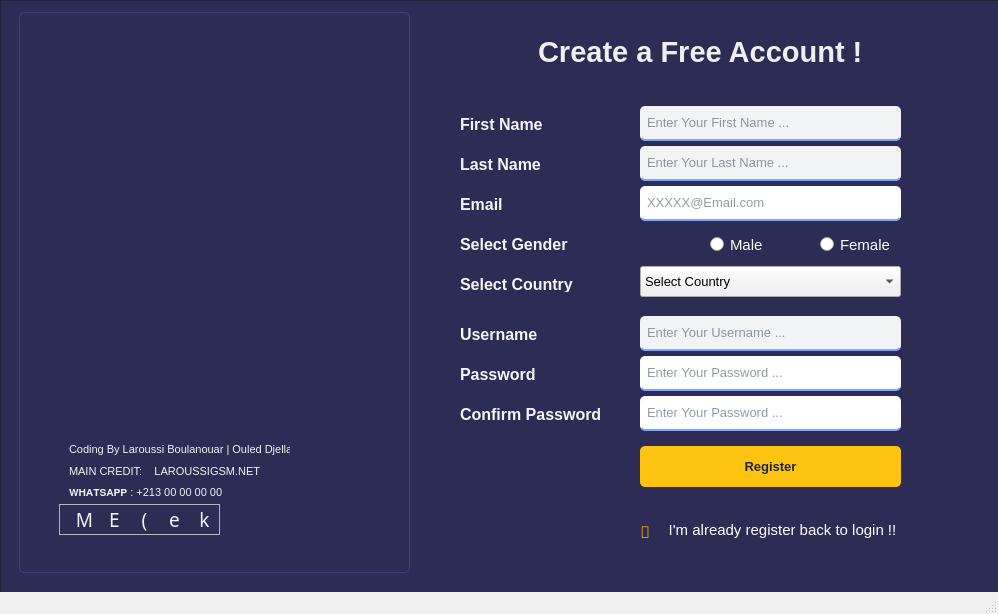
<?xml version="1.0" encoding="UTF-8"?>
<ui version="4.0">
 <class>MainWindow</class>
 <widget class="QMainWindow" name="MainWindow">
  <property name="geometry">
   <rect>
    <x>0</x>
    <y>0</y>
    <width>998</width>
    <height>614</height>
   </rect>
  </property>
  <property name="windowTitle">
   <string>MainWindow</string>
  </property>
  <property name="windowIcon">
   <iconset>
    <normaloff>:/icons/group.png</normaloff>:/icons/group.png</iconset>
  </property>
  <widget class="QWidget" name="centralwidget">
   <widget class="QFrame" name="Container">
    <property name="geometry">
     <rect>
      <x>0</x>
      <y>0</y>
      <width>1021</width>
      <height>631</height>
     </rect>
    </property>
    <property name="font">
     <font>
      <pointsize>7</pointsize>
     </font>
    </property>
    <property name="styleSheet">
     <string notr="true">
QFrame#Container{
	background-color:#2c2c54;
}</string>
    </property>
    <property name="frameShape">
     <enum>QFrame::StyledPanel</enum>
    </property>
    <property name="frameShadow">
     <enum>QFrame::Plain</enum>
    </property>
    <widget class="QGroupBox" name="groupBox_left">
     <property name="geometry">
      <rect>
       <x>19</x>
       <y>12</y>
       <width>391</width>
       <height>561</height>
      </rect>
     </property>
     <property name="autoFillBackground">
      <bool>false</bool>
     </property>
     <property name="styleSheet">
      <string notr="true">QGroupBox#groupBox_left{
border-radius:5px;
border:1px solid #40407a;
}</string>
     </property>
     <property name="title">
      <string/>
     </property>
     <widget class="QFrame" name="frame_5">
      <property name="geometry">
       <rect>
        <x>40</x>
        <y>492</y>
        <width>161</width>
        <height>31</height>
       </rect>
      </property>
      <property name="styleSheet">
       <string notr="true">background-color: none;</string>
      </property>
      <property name="frameShape">
       <enum>QFrame::StyledPanel</enum>
      </property>
      <property name="frameShadow">
       <enum>QFrame::Raised</enum>
      </property>
      <widget class="QPushButton" name="pushButton_7">
       <property name="geometry">
        <rect>
         <x>70</x>
         <y>0</y>
         <width>31</width>
         <height>31</height>
        </rect>
       </property>
       <property name="font">
        <font>
         <family>Social Media Circled</family>
         <pointsize>14</pointsize>
        </font>
       </property>
       <property name="cursor">
        <cursorShape>PointingHandCursor</cursorShape>
       </property>
       <property name="styleSheet">
        <string notr="true">QPushButton{
   color: #f1f2f6;
   border:0;
}
QPushButton::pressed{
	padding-left:5px;
	padding-top: 3px;
}</string>
       </property>
       <property name="text">
        <string>(</string>
       </property>
      </widget>
      <widget class="QPushButton" name="pushButton_4">
       <property name="geometry">
        <rect>
         <x>100</x>
         <y>0</y>
         <width>31</width>
         <height>31</height>
        </rect>
       </property>
       <property name="font">
        <font>
         <family>Social Media Circled</family>
         <pointsize>14</pointsize>
        </font>
       </property>
       <property name="cursor">
        <cursorShape>PointingHandCursor</cursorShape>
       </property>
       <property name="styleSheet">
        <string notr="true">QPushButton{
   color: #f1f2f6;
   border:0;
}
QPushButton::pressed{
	padding-left:5px;
	padding-top: 3px;
}</string>
       </property>
       <property name="text">
        <string>e</string>
       </property>
      </widget>
      <widget class="QPushButton" name="pushButton_8">
       <property name="geometry">
        <rect>
         <x>10</x>
         <y>0</y>
         <width>31</width>
         <height>31</height>
        </rect>
       </property>
       <property name="font">
        <font>
         <family>Social Media Circled</family>
         <pointsize>14</pointsize>
        </font>
       </property>
       <property name="cursor">
        <cursorShape>PointingHandCursor</cursorShape>
       </property>
       <property name="styleSheet">
        <string notr="true">QPushButton{
   color: #f1f2f6;
   border:0;
}
QPushButton::pressed{
	padding-left:5px;
	padding-top: 3px;
}</string>
       </property>
       <property name="text">
        <string>M</string>
       </property>
      </widget>
      <widget class="QPushButton" name="pushButton_9">
       <property name="geometry">
        <rect>
         <x>130</x>
         <y>0</y>
         <width>31</width>
         <height>31</height>
        </rect>
       </property>
       <property name="font">
        <font>
         <family>Social Media Circled</family>
         <pointsize>14</pointsize>
        </font>
       </property>
       <property name="cursor">
        <cursorShape>PointingHandCursor</cursorShape>
       </property>
       <property name="styleSheet">
        <string notr="true">QPushButton{
   color:#f1f2f6;
   border:0;
}
QPushButton::pressed{
	padding-left:5px;
	padding-top: 3px;
}</string>
       </property>
       <property name="text">
        <string>k</string>
       </property>
      </widget>
      <widget class="QPushButton" name="pushButton_10">
       <property name="geometry">
        <rect>
         <x>40</x>
         <y>0</y>
         <width>31</width>
         <height>31</height>
        </rect>
       </property>
       <property name="font">
        <font>
         <family>Social Media Circled</family>
         <pointsize>14</pointsize>
        </font>
       </property>
       <property name="cursor">
        <cursorShape>PointingHandCursor</cursorShape>
       </property>
       <property name="styleSheet">
        <string notr="true">QPushButton{
   color: #f1f2f6;
   border:0;
}
QPushButton::pressed{
	padding-left:5px;
	padding-top: 3px;
}</string>
       </property>
       <property name="text">
        <string>E</string>
       </property>
      </widget>
     </widget>
     <widget class="QFrame" name="frame_info">
      <property name="geometry">
       <rect>
        <x>40</x>
        <y>430</y>
        <width>241</width>
        <height>81</height>
       </rect>
      </property>
      <property name="styleSheet">
       <string notr="true">QFrame#frame_info{
border-radius:5px;
background-color:0;
}</string>
      </property>
      <property name="frameShape">
       <enum>QFrame::StyledPanel</enum>
      </property>
      <property name="frameShadow">
       <enum>QFrame::Raised</enum>
      </property>
      <widget class="QLabel" name="label_6">
       <property name="geometry">
        <rect>
         <x>10</x>
         <y>40</y>
         <width>211</width>
         <height>21</height>
        </rect>
       </property>
       <property name="font">
        <font>
         <family>Yu Gothic UI</family>
         <pointsize>8</pointsize>
         <weight>50</weight>
         <bold>false</bold>
        </font>
       </property>
       <property name="styleSheet">
        <string notr="true">color:#f1f2f6;
</string>
       </property>
       <property name="text">
        <string>𝗪𝗛𝗔𝗧𝗦𝗔𝗣𝗣 : +213 00 00 00 00</string>
       </property>
      </widget>
      <widget class="QLabel" name="label_5">
       <property name="geometry">
        <rect>
         <x>10</x>
         <y>19</y>
         <width>211</width>
         <height>21</height>
        </rect>
       </property>
       <property name="font">
        <font>
         <family>Yu Gothic UI</family>
         <pointsize>8</pointsize>
         <weight>50</weight>
         <bold>false</bold>
        </font>
       </property>
       <property name="styleSheet">
        <string notr="true">color: #f1f2f6;
</string>
       </property>
       <property name="text">
        <string>MAIN CREDIT:    LAROUSSIGSM.NET</string>
       </property>
      </widget>
      <widget class="QLabel" name="label_4">
       <property name="geometry">
        <rect>
         <x>10</x>
         <y>-3</y>
         <width>221</width>
         <height>21</height>
        </rect>
       </property>
       <property name="font">
        <font>
         <family>Yu Gothic UI</family>
         <pointsize>8</pointsize>
         <weight>50</weight>
         <bold>false</bold>
        </font>
       </property>
       <property name="styleSheet">
        <string notr="true">color: #f1f2f6;
</string>
       </property>
       <property name="text">
        <string>Coding By Laroussi Boulanouar | Ouled Djellal </string>
       </property>
      </widget>
     </widget>
     <widget class="QWidget" name="widget" native="true">
      <property name="geometry">
       <rect>
        <x>60</x>
        <y>70</y>
        <width>251</width>
        <height>251</height>
       </rect>
      </property>
      <property name="styleSheet">
       <string notr="true">background-image: url(:/images/Images/user.png);</string>
      </property>
     </widget>
    </widget>
    <widget class="QFrame" name="frame_2">
     <property name="geometry">
      <rect>
       <x>400</x>
       <y>6</y>
       <width>551</width>
       <height>561</height>
      </rect>
     </property>
     <property name="cursor">
      <cursorShape>ArrowCursor</cursorShape>
     </property>
     <property name="styleSheet">
      <string notr="true">QFrame#frame_2{
border-radius:5px;
background-color: 0;
}</string>
     </property>
     <property name="frameShape">
      <enum>QFrame::StyledPanel</enum>
     </property>
     <property name="frameShadow">
      <enum>QFrame::Raised</enum>
     </property>
     <widget class="QLabel" name="label_2">
      <property name="geometry">
       <rect>
        <x>130</x>
        <y>20</y>
        <width>361</width>
        <height>51</height>
       </rect>
      </property>
      <property name="font">
       <font>
        <family>MS Shell Dlg 2</family>
        <pointsize>22</pointsize>
        <weight>75</weight>
        <bold>true</bold>
       </font>
      </property>
      <property name="styleSheet">
       <string notr="true">color: rgb(239, 239, 239);</string>
      </property>
      <property name="text">
       <string> Create a Free Account !</string>
      </property>
     </widget>
     <widget class="QPushButton" name="Reg_Btn">
      <property name="geometry">
       <rect>
        <x>240</x>
        <y>440</y>
        <width>261</width>
        <height>41</height>
       </rect>
      </property>
      <property name="font">
       <font>
        <pointsize>10</pointsize>
        <weight>75</weight>
        <bold>true</bold>
        <stylestrategy>PreferDefault</stylestrategy>
        <kerning>false</kerning>
       </font>
      </property>
      <property name="cursor">
       <cursorShape>PointingHandCursor</cursorShape>
      </property>
      <property name="contextMenuPolicy">
       <enum>Qt::NoContextMenu</enum>
      </property>
      <property name="toolTip">
       <string>Laroussi </string>
      </property>
      <property name="styleSheet">
       <string notr="true">QPushButton{
  background-color: #FFC312;
  color: #1e272e;
  border-radius: 5px;
}
QPushButton::pressed{
	padding-left:5px;
	padding-top: 5px;
	background-color: rgb(163, 228, 215);
}</string>
      </property>
      <property name="text">
       <string>Register</string>
      </property>
     </widget>
     <widget class="QLineEdit" name="Reg_username">
      <property name="geometry">
       <rect>
        <x>240</x>
        <y>100</y>
        <width>261</width>
        <height>35</height>
       </rect>
      </property>
      <property name="minimumSize">
       <size>
        <width>231</width>
        <height>0</height>
       </size>
      </property>
      <property name="font">
       <font>
        <pointsize>10</pointsize>
        <weight>50</weight>
        <bold>false</bold>
       </font>
      </property>
      <property name="acceptDrops">
       <bool>true</bool>
      </property>
      <property name="styleSheet">
       <string notr="true">background-color: rgb(242, 243, 244);
color: #273746 ;
border: none;
border-bottom: 2px solid rgb(125, 168, 255);
border-radius: 5px;
padding: 5px;
padding-left: 5px;</string>
      </property>
      <property name="frame">
       <bool>true</bool>
      </property>
      <property name="placeholderText">
       <string>Enter Your First Name ...</string>
      </property>
     </widget>
     <widget class="QLineEdit" name="Reg_password">
      <property name="geometry">
       <rect>
        <x>240</x>
        <y>350</y>
        <width>261</width>
        <height>35</height>
       </rect>
      </property>
      <property name="minimumSize">
       <size>
        <width>231</width>
        <height>0</height>
       </size>
      </property>
      <property name="font">
       <font>
        <pointsize>10</pointsize>
       </font>
      </property>
      <property name="acceptDrops">
       <bool>true</bool>
      </property>
      <property name="styleSheet">
       <string notr="true">background-color: rgb(255, 255, 255);
color: #273746 ;
border: none;
border-bottom: 2px solid rgb(125, 168, 255);
border-radius: 5px;
padding: 5px;
padding-left: 5px;</string>
      </property>
      <property name="echoMode">
       <enum>QLineEdit::Password</enum>
      </property>
      <property name="placeholderText">
       <string>Enter Your Password ...</string>
      </property>
     </widget>
     <widget class="QLineEdit" name="Reg_email">
      <property name="geometry">
       <rect>
        <x>240</x>
        <y>180</y>
        <width>261</width>
        <height>35</height>
       </rect>
      </property>
      <property name="minimumSize">
       <size>
        <width>231</width>
        <height>0</height>
       </size>
      </property>
      <property name="font">
       <font>
        <pointsize>10</pointsize>
       </font>
      </property>
      <property name="acceptDrops">
       <bool>true</bool>
      </property>
      <property name="styleSheet">
       <string notr="true">background-color: rgb(255, 255, 255);
color: #273746 ;
border: none;
border-bottom: 2px solid rgb(125, 168, 255);
border-radius: 5px;
padding: 5px;
padding-left: 5px;</string>
      </property>
      <property name="echoMode">
       <enum>QLineEdit::Normal</enum>
      </property>
      <property name="placeholderText">
       <string>XXXXX@Email.com</string>
      </property>
     </widget>
     <widget class="QPushButton" name="backLogin_Button">
      <property name="geometry">
       <rect>
        <x>262</x>
        <y>512</y>
        <width>241</width>
        <height>23</height>
       </rect>
      </property>
      <property name="font">
       <font>
        <pointsize>11</pointsize>
        <weight>50</weight>
        <bold>false</bold>
       </font>
      </property>
      <property name="cursor">
       <cursorShape>PointingHandCursor</cursorShape>
      </property>
      <property name="styleSheet">
       <string notr="true">QPushButton{
  background-color: 0;
	color: rgb(255, 255, 255);
  border-radius: 5px;
}
QPushButton::pressed{
	padding-left:5px;
	padding-top: 3px;
}</string>
      </property>
      <property name="text">
       <string>I'm already register back to login !!</string>
      </property>
     </widget>
     <widget class="QPushButton" name="pushButton">
      <property name="geometry">
       <rect>
        <x>230</x>
        <y>510</y>
        <width>31</width>
        <height>31</height>
       </rect>
      </property>
      <property name="font">
       <font>
        <family>HoloLens MDL2 Assets</family>
        <pointsize>12</pointsize>
        <weight>75</weight>
        <bold>true</bold>
       </font>
      </property>
      <property name="styleSheet">
       <string notr="true">QPushButton{
  background-color: 0;
	color: rgb(255, 170, 0);
  border-radius: 5px;
}</string>
      </property>
      <property name="text">
       <string></string>
      </property>
      <property name="iconSize">
       <size>
        <width>21</width>
        <height>21</height>
       </size>
      </property>
     </widget>
     <widget class="QPushButton" name="Reg_Show_pass">
      <property name="geometry">
       <rect>
        <x>311</x>
        <y>136</y>
        <width>31</width>
        <height>23</height>
       </rect>
      </property>
      <property name="cursor">
       <cursorShape>PointingHandCursor</cursorShape>
      </property>
      <property name="toolTip">
       <string>Show Password</string>
      </property>
      <property name="styleSheet">
       <string notr="true">QPushButton{
  background-color: 0;
  border-radius:0;
  image: url(:/icons/view.png);
}
QPushButton::pressed{
	padding-left:2px;
	padding-top: 1px;
}</string>
      </property>
      <property name="text">
       <string/>
      </property>
     </widget>
     <widget class="QPushButton" name="Reg_Hide_pass">
      <property name="geometry">
       <rect>
        <x>311</x>
        <y>136</y>
        <width>31</width>
        <height>23</height>
       </rect>
      </property>
      <property name="cursor">
       <cursorShape>PointingHandCursor</cursorShape>
      </property>
      <property name="toolTip">
       <string>Hide Password</string>
      </property>
      <property name="statusTip">
       <string/>
      </property>
      <property name="styleSheet">
       <string notr="true">QPushButton{
  background-color: 0;
  border-radius:0;
image: url(:/icons/hidden.png);
}
QPushButton::pressed{
	padding-left:2px;
	padding-top: 1px;
}</string>
      </property>
      <property name="text">
       <string/>
      </property>
     </widget>
     <widget class="QLineEdit" name="Reg_username_2">
      <property name="geometry">
       <rect>
        <x>240</x>
        <y>140</y>
        <width>261</width>
        <height>35</height>
       </rect>
      </property>
      <property name="minimumSize">
       <size>
        <width>231</width>
        <height>0</height>
       </size>
      </property>
      <property name="font">
       <font>
        <pointsize>10</pointsize>
        <weight>50</weight>
        <bold>false</bold>
       </font>
      </property>
      <property name="acceptDrops">
       <bool>true</bool>
      </property>
      <property name="styleSheet">
       <string notr="true">background-color: rgb(242, 243, 244);
color: #273746 ;
border: none;
border-bottom: 2px solid rgb(125, 168, 255);
border-radius: 5px;
padding: 5px;
padding-left: 5px;</string>
      </property>
      <property name="frame">
       <bool>true</bool>
      </property>
      <property name="placeholderText">
       <string>Enter Your Last Name ...</string>
      </property>
     </widget>
     <widget class="QRadioButton" name="radioButton">
      <property name="geometry">
       <rect>
        <x>420</x>
        <y>230</y>
        <width>71</width>
        <height>17</height>
       </rect>
      </property>
      <property name="font">
       <font>
        <pointsize>11</pointsize>
        <weight>50</weight>
        <bold>false</bold>
       </font>
      </property>
      <property name="styleSheet">
       <string notr="true">color: rgb(255, 255, 255);</string>
      </property>
      <property name="text">
       <string>Female</string>
      </property>
     </widget>
     <widget class="QRadioButton" name="radioButton_2">
      <property name="geometry">
       <rect>
        <x>310</x>
        <y>230</y>
        <width>61</width>
        <height>17</height>
       </rect>
      </property>
      <property name="font">
       <font>
        <pointsize>11</pointsize>
        <weight>50</weight>
        <bold>false</bold>
       </font>
      </property>
      <property name="styleSheet">
       <string notr="true">color: rgb(255, 255, 255);</string>
      </property>
      <property name="text">
       <string>Male</string>
      </property>
     </widget>
     <widget class="QLabel" name="label">
      <property name="geometry">
       <rect>
        <x>60</x>
        <y>230</y>
        <width>121</width>
        <height>16</height>
       </rect>
      </property>
      <property name="font">
       <font>
        <pointsize>12</pointsize>
        <weight>75</weight>
        <bold>true</bold>
       </font>
      </property>
      <property name="styleSheet">
       <string notr="true">color: rgb(245, 245, 245);</string>
      </property>
      <property name="text">
       <string>Select Gender</string>
      </property>
     </widget>
     <widget class="QComboBox" name="comboBox">
      <property name="geometry">
       <rect>
        <x>240</x>
        <y>260</y>
        <width>261</width>
        <height>31</height>
       </rect>
      </property>
      <property name="font">
       <font>
        <pointsize>10</pointsize>
       </font>
      </property>
      <property name="maxVisibleItems">
       <number>20</number>
      </property>
      <item>
       <property name="text">
        <string>Select Country</string>
       </property>
      </item>
      <item>
       <property name="text">
        <string>Afghanistan</string>
       </property>
       <property name="icon">
        <iconset resource="images_rc.qrc">
         <normaloff>:/images/country flags_250px/af.png</normaloff>:/images/country flags_250px/af.png</iconset>
       </property>
      </item>
      <item>
       <property name="text">
        <string>Albania</string>
       </property>
       <property name="icon">
        <iconset resource="images_rc.qrc">
         <normaloff>:/images/country flags_250px/al.png</normaloff>:/images/country flags_250px/al.png</iconset>
       </property>
      </item>
      <item>
       <property name="text">
        <string>Algeria</string>
       </property>
       <property name="icon">
        <iconset resource="images_rc.qrc">
         <normaloff>:/images/country flags_250px/dz.png</normaloff>:/images/country flags_250px/dz.png</iconset>
       </property>
      </item>
      <item>
       <property name="text">
        <string>Andorra</string>
       </property>
      </item>
      <item>
       <property name="text">
        <string>Angola</string>
       </property>
      </item>
      <item>
       <property name="text">
        <string>Antigua and Barbuda	</string>
       </property>
      </item>
      <item>
       <property name="text">
        <string>Argentina</string>
       </property>
      </item>
      <item>
       <property name="text">
        <string>Armenia</string>
       </property>
      </item>
      <item>
       <property name="text">
        <string>Australia</string>
       </property>
      </item>
      <item>
       <property name="text">
        <string>Austria</string>
       </property>
      </item>
      <item>
       <property name="text">
        <string>Azerbaijan</string>
       </property>
      </item>
      <item>
       <property name="text">
        <string>Bahamas</string>
       </property>
      </item>
      <item>
       <property name="text">
        <string>Bahrain</string>
       </property>
      </item>
      <item>
       <property name="text">
        <string>Bangladesh</string>
       </property>
      </item>
      <item>
       <property name="text">
        <string>Barbados</string>
       </property>
      </item>
      <item>
       <property name="text">
        <string>Belarus</string>
       </property>
      </item>
      <item>
       <property name="text">
        <string>Belgium</string>
       </property>
      </item>
      <item>
       <property name="text">
        <string>Belize</string>
       </property>
      </item>
      <item>
       <property name="text">
        <string>Benin</string>
       </property>
      </item>
      <item>
       <property name="text">
        <string>Bhutan</string>
       </property>
      </item>
      <item>
       <property name="text">
        <string>Bolivia</string>
       </property>
      </item>
      <item>
       <property name="text">
        <string>Bosnia and Herzegovina</string>
       </property>
      </item>
      <item>
       <property name="text">
        <string>Botswana</string>
       </property>
      </item>
      <item>
       <property name="text">
        <string>Brazil</string>
       </property>
      </item>
      <item>
       <property name="text">
        <string>Brunei</string>
       </property>
      </item>
      <item>
       <property name="text">
        <string>Bulgaria</string>
       </property>
      </item>
      <item>
       <property name="text">
        <string>Burkina Faso</string>
       </property>
      </item>
      <item>
       <property name="text">
        <string>Burundi</string>
       </property>
      </item>
      <item>
       <property name="text">
        <string>Côte d'Ivoire</string>
       </property>
      </item>
      <item>
       <property name="text">
        <string>Cabo Verde</string>
       </property>
      </item>
      <item>
       <property name="text">
        <string>Cambodia</string>
       </property>
      </item>
      <item>
       <property name="text">
        <string>Cameroon</string>
       </property>
      </item>
      <item>
       <property name="text">
        <string>Canada</string>
       </property>
      </item>
      <item>
       <property name="text">
        <string>Central African Republic</string>
       </property>
      </item>
      <item>
       <property name="text">
        <string>Chad</string>
       </property>
      </item>
      <item>
       <property name="text">
        <string>Chile</string>
       </property>
      </item>
      <item>
       <property name="text">
        <string>China</string>
       </property>
      </item>
      <item>
       <property name="text">
        <string>Colombia</string>
       </property>
      </item>
      <item>
       <property name="text">
        <string>Comoros</string>
       </property>
      </item>
      <item>
       <property name="text">
        <string>Congo (Congo-Brazzaville)</string>
       </property>
      </item>
      <item>
       <property name="text">
        <string>Costa Rica</string>
       </property>
      </item>
      <item>
       <property name="text">
        <string>Croatia</string>
       </property>
      </item>
      <item>
       <property name="text">
        <string>Cuba</string>
       </property>
      </item>
      <item>
       <property name="text">
        <string>Cyprus</string>
       </property>
      </item>
      <item>
       <property name="text">
        <string>Czechia (Czech Republic)</string>
       </property>
      </item>
      <item>
       <property name="text">
        <string>Democratic Republic of the Congo</string>
       </property>
      </item>
      <item>
       <property name="text">
        <string>Denmark</string>
       </property>
      </item>
      <item>
       <property name="text">
        <string>Djibouti</string>
       </property>
      </item>
      <item>
       <property name="text">
        <string>Dominica</string>
       </property>
      </item>
      <item>
       <property name="text">
        <string>Dominican Republic</string>
       </property>
      </item>
      <item>
       <property name="text">
        <string>Ecuador</string>
       </property>
      </item>
      <item>
       <property name="text">
        <string>Egypt</string>
       </property>
      </item>
      <item>
       <property name="text">
        <string>El Salvador</string>
       </property>
      </item>
      <item>
       <property name="text">
        <string>Equatorial Guinea</string>
       </property>
      </item>
      <item>
       <property name="text">
        <string>Eritrea</string>
       </property>
      </item>
      <item>
       <property name="text">
        <string>Estonia</string>
       </property>
      </item>
      <item>
       <property name="text">
        <string>Eswatini (fmr. &quot;Swaziland&quot;)</string>
       </property>
      </item>
      <item>
       <property name="text">
        <string>Ethiopia</string>
       </property>
      </item>
      <item>
       <property name="text">
        <string>Fiji</string>
       </property>
      </item>
      <item>
       <property name="text">
        <string>Finland</string>
       </property>
      </item>
      <item>
       <property name="text">
        <string>France</string>
       </property>
      </item>
      <item>
       <property name="text">
        <string>Gabon</string>
       </property>
      </item>
      <item>
       <property name="text">
        <string>Gambia</string>
       </property>
      </item>
      <item>
       <property name="text">
        <string>Georgia</string>
       </property>
      </item>
      <item>
       <property name="text">
        <string>Germany</string>
       </property>
      </item>
      <item>
       <property name="text">
        <string>Ghana</string>
       </property>
      </item>
      <item>
       <property name="text">
        <string>Greece</string>
       </property>
      </item>
      <item>
       <property name="text">
        <string>Grenada</string>
       </property>
      </item>
      <item>
       <property name="text">
        <string>Guatemala</string>
       </property>
      </item>
      <item>
       <property name="text">
        <string>Guinea</string>
       </property>
      </item>
      <item>
       <property name="text">
        <string>Guinea-Bissau</string>
       </property>
      </item>
      <item>
       <property name="text">
        <string>Guyana</string>
       </property>
      </item>
      <item>
       <property name="text">
        <string>Haiti</string>
       </property>
      </item>
      <item>
       <property name="text">
        <string>Holy See</string>
       </property>
      </item>
      <item>
       <property name="text">
        <string>Honduras</string>
       </property>
      </item>
      <item>
       <property name="text">
        <string>Hungary</string>
       </property>
      </item>
      <item>
       <property name="text">
        <string>Iceland</string>
       </property>
      </item>
      <item>
       <property name="text">
        <string>India</string>
       </property>
      </item>
      <item>
       <property name="text">
        <string>Indonesia</string>
       </property>
      </item>
      <item>
       <property name="text">
        <string>Iran</string>
       </property>
      </item>
      <item>
       <property name="text">
        <string>Iraq</string>
       </property>
      </item>
      <item>
       <property name="text">
        <string>Ireland</string>
       </property>
      </item>
      <item>
       <property name="text">
        <string>Israel</string>
       </property>
      </item>
      <item>
       <property name="text">
        <string>Italy</string>
       </property>
      </item>
      <item>
       <property name="text">
        <string>Jamaica</string>
       </property>
      </item>
      <item>
       <property name="text">
        <string>Japan</string>
       </property>
      </item>
      <item>
       <property name="text">
        <string>Jordan</string>
       </property>
      </item>
      <item>
       <property name="text">
        <string>Kazakhstan</string>
       </property>
      </item>
      <item>
       <property name="text">
        <string>Kenya</string>
       </property>
      </item>
      <item>
       <property name="text">
        <string>Kiribati</string>
       </property>
      </item>
      <item>
       <property name="text">
        <string>Kuwait</string>
       </property>
      </item>
      <item>
       <property name="text">
        <string>Kyrgyzstan</string>
       </property>
      </item>
      <item>
       <property name="text">
        <string>Laos</string>
       </property>
      </item>
      <item>
       <property name="text">
        <string>Latvia</string>
       </property>
      </item>
      <item>
       <property name="text">
        <string>Lebanon</string>
       </property>
      </item>
      <item>
       <property name="text">
        <string>Lesotho</string>
       </property>
      </item>
      <item>
       <property name="text">
        <string>Liberia</string>
       </property>
      </item>
      <item>
       <property name="text">
        <string>Libya</string>
       </property>
      </item>
      <item>
       <property name="text">
        <string>Liechtenstein</string>
       </property>
      </item>
      <item>
       <property name="text">
        <string>Lithuania</string>
       </property>
      </item>
      <item>
       <property name="text">
        <string>Luxembourg</string>
       </property>
      </item>
      <item>
       <property name="text">
        <string>Madagascar</string>
       </property>
      </item>
      <item>
       <property name="text">
        <string>Malawi</string>
       </property>
      </item>
      <item>
       <property name="text">
        <string>Malaysia</string>
       </property>
      </item>
      <item>
       <property name="text">
        <string>Maldives</string>
       </property>
      </item>
      <item>
       <property name="text">
        <string>Mali</string>
       </property>
      </item>
      <item>
       <property name="text">
        <string>Malta</string>
       </property>
      </item>
      <item>
       <property name="text">
        <string>Marshall Islands</string>
       </property>
      </item>
      <item>
       <property name="text">
        <string>Mauritania</string>
       </property>
      </item>
      <item>
       <property name="text">
        <string>Mauritius</string>
       </property>
      </item>
      <item>
       <property name="text">
        <string>Mexico</string>
       </property>
      </item>
      <item>
       <property name="text">
        <string>Micronesia</string>
       </property>
      </item>
      <item>
       <property name="text">
        <string>Moldova</string>
       </property>
      </item>
      <item>
       <property name="text">
        <string>Monaco</string>
       </property>
      </item>
      <item>
       <property name="text">
        <string>Mongolia</string>
       </property>
      </item>
      <item>
       <property name="text">
        <string>Montenegro</string>
       </property>
      </item>
      <item>
       <property name="text">
        <string>Morocco</string>
       </property>
      </item>
      <item>
       <property name="text">
        <string>Mozambique</string>
       </property>
      </item>
      <item>
       <property name="text">
        <string>Myanmar (formerly Burma)</string>
       </property>
      </item>
      <item>
       <property name="text">
        <string>Namibia</string>
       </property>
      </item>
      <item>
       <property name="text">
        <string>Nauru</string>
       </property>
      </item>
      <item>
       <property name="text">
        <string>Nepal</string>
       </property>
      </item>
      <item>
       <property name="text">
        <string>Netherlands</string>
       </property>
      </item>
      <item>
       <property name="text">
        <string>New Zealand</string>
       </property>
      </item>
      <item>
       <property name="text">
        <string>Nicaragua</string>
       </property>
      </item>
      <item>
       <property name="text">
        <string>Niger</string>
       </property>
      </item>
      <item>
       <property name="text">
        <string>Nigeria</string>
       </property>
      </item>
      <item>
       <property name="text">
        <string>North Korea</string>
       </property>
      </item>
      <item>
       <property name="text">
        <string>North Macedonia</string>
       </property>
      </item>
      <item>
       <property name="text">
        <string>Norway</string>
       </property>
      </item>
      <item>
       <property name="text">
        <string>Oman</string>
       </property>
      </item>
      <item>
       <property name="text">
        <string>Pakistan</string>
       </property>
      </item>
      <item>
       <property name="text">
        <string>Palau</string>
       </property>
      </item>
      <item>
       <property name="text">
        <string>Palestine State</string>
       </property>
      </item>
      <item>
       <property name="text">
        <string>Panama</string>
       </property>
      </item>
      <item>
       <property name="text">
        <string>Papua New Guinea</string>
       </property>
      </item>
      <item>
       <property name="text">
        <string>Paraguay</string>
       </property>
      </item>
      <item>
       <property name="text">
        <string>Peru</string>
       </property>
      </item>
      <item>
       <property name="text">
        <string>Philippines</string>
       </property>
      </item>
      <item>
       <property name="text">
        <string>Poland</string>
       </property>
      </item>
      <item>
       <property name="text">
        <string>Portugal</string>
       </property>
      </item>
      <item>
       <property name="text">
        <string>Qatar</string>
       </property>
      </item>
      <item>
       <property name="text">
        <string>Romania</string>
       </property>
      </item>
      <item>
       <property name="text">
        <string>Russia</string>
       </property>
      </item>
      <item>
       <property name="text">
        <string>Rwanda</string>
       </property>
      </item>
      <item>
       <property name="text">
        <string>Saint Kitts and Nevis</string>
       </property>
      </item>
      <item>
       <property name="text">
        <string>Saint Lucia</string>
       </property>
      </item>
      <item>
       <property name="text">
        <string>Saint Vincent and the Grenadines</string>
       </property>
      </item>
      <item>
       <property name="text">
        <string>Samoa</string>
       </property>
      </item>
      <item>
       <property name="text">
        <string>San Marino</string>
       </property>
      </item>
      <item>
       <property name="text">
        <string>Sao Tome and Principe</string>
       </property>
      </item>
      <item>
       <property name="text">
        <string>Saudi Arabia</string>
       </property>
      </item>
      <item>
       <property name="text">
        <string>Senegal</string>
       </property>
      </item>
      <item>
       <property name="text">
        <string>Serbia</string>
       </property>
      </item>
      <item>
       <property name="text">
        <string>Seychelles</string>
       </property>
      </item>
      <item>
       <property name="text">
        <string>Sierra Leone</string>
       </property>
      </item>
      <item>
       <property name="text">
        <string>Singapore</string>
       </property>
      </item>
      <item>
       <property name="text">
        <string>Slovakia</string>
       </property>
      </item>
      <item>
       <property name="text">
        <string>Slovenia</string>
       </property>
      </item>
      <item>
       <property name="text">
        <string>Solomon Islands</string>
       </property>
      </item>
      <item>
       <property name="text">
        <string>Somalia</string>
       </property>
      </item>
      <item>
       <property name="text">
        <string>South Africa</string>
       </property>
      </item>
      <item>
       <property name="text">
        <string>South Korea</string>
       </property>
      </item>
      <item>
       <property name="text">
        <string>South Sudan</string>
       </property>
      </item>
      <item>
       <property name="text">
        <string>Spain</string>
       </property>
      </item>
      <item>
       <property name="text">
        <string>Sri Lanka</string>
       </property>
      </item>
      <item>
       <property name="text">
        <string>Sudan</string>
       </property>
      </item>
      <item>
       <property name="text">
        <string>Suriname</string>
       </property>
      </item>
      <item>
       <property name="text">
        <string>Sweden</string>
       </property>
      </item>
      <item>
       <property name="text">
        <string>Switzerland</string>
       </property>
      </item>
      <item>
       <property name="text">
        <string>Syria</string>
       </property>
      </item>
      <item>
       <property name="text">
        <string>Tajikistan</string>
       </property>
      </item>
      <item>
       <property name="text">
        <string>Tanzania</string>
       </property>
      </item>
      <item>
       <property name="text">
        <string>Thailand</string>
       </property>
      </item>
      <item>
       <property name="text">
        <string>Timor-Leste</string>
       </property>
      </item>
      <item>
       <property name="text">
        <string>Togo</string>
       </property>
      </item>
      <item>
       <property name="text">
        <string>Tonga</string>
       </property>
      </item>
      <item>
       <property name="text">
        <string>Trinidad and Tobago</string>
       </property>
      </item>
      <item>
       <property name="text">
        <string>Tunisia</string>
       </property>
      </item>
      <item>
       <property name="text">
        <string>Turkey</string>
       </property>
      </item>
      <item>
       <property name="text">
        <string>Turkmenistan</string>
       </property>
      </item>
      <item>
       <property name="text">
        <string>Tuvalu</string>
       </property>
      </item>
      <item>
       <property name="text">
        <string>Uganda</string>
       </property>
      </item>
      <item>
       <property name="text">
        <string>Ukraine</string>
       </property>
      </item>
      <item>
       <property name="text">
        <string>United Arab Emirates</string>
       </property>
      </item>
      <item>
       <property name="text">
        <string>United Kingdom</string>
       </property>
      </item>
      <item>
       <property name="text">
        <string>United States of America</string>
       </property>
      </item>
      <item>
       <property name="text">
        <string>Uruguay</string>
       </property>
      </item>
      <item>
       <property name="text">
        <string>Uzbekistan</string>
       </property>
      </item>
      <item>
       <property name="text">
        <string>Vanuatu</string>
       </property>
      </item>
      <item>
       <property name="text">
        <string>Venezuela</string>
       </property>
      </item>
      <item>
       <property name="text">
        <string>Vietnam</string>
       </property>
      </item>
      <item>
       <property name="text">
        <string>Yemen</string>
       </property>
      </item>
      <item>
       <property name="text">
        <string>Zambia</string>
       </property>
      </item>
      <item>
       <property name="text">
        <string>Zimbabwe</string>
       </property>
      </item>
     </widget>
     <widget class="QLabel" name="label_3">
      <property name="geometry">
       <rect>
        <x>60</x>
        <y>270</y>
        <width>121</width>
        <height>16</height>
       </rect>
      </property>
      <property name="font">
       <font>
        <pointsize>12</pointsize>
        <weight>75</weight>
        <bold>true</bold>
       </font>
      </property>
      <property name="styleSheet">
       <string notr="true">color: rgb(245, 245, 245);</string>
      </property>
      <property name="text">
       <string>Select Country</string>
      </property>
     </widget>
     <widget class="QLabel" name="label_7">
      <property name="geometry">
       <rect>
        <x>60</x>
        <y>110</y>
        <width>121</width>
        <height>16</height>
       </rect>
      </property>
      <property name="font">
       <font>
        <pointsize>12</pointsize>
        <weight>75</weight>
        <bold>true</bold>
       </font>
      </property>
      <property name="styleSheet">
       <string notr="true">color: rgb(245, 245, 245);</string>
      </property>
      <property name="text">
       <string>First Name</string>
      </property>
     </widget>
     <widget class="QLabel" name="label_8">
      <property name="geometry">
       <rect>
        <x>60</x>
        <y>150</y>
        <width>121</width>
        <height>16</height>
       </rect>
      </property>
      <property name="font">
       <font>
        <pointsize>12</pointsize>
        <weight>75</weight>
        <bold>true</bold>
       </font>
      </property>
      <property name="styleSheet">
       <string notr="true">color: rgb(245, 245, 245);</string>
      </property>
      <property name="text">
       <string>Last Name</string>
      </property>
     </widget>
     <widget class="QLabel" name="label_9">
      <property name="geometry">
       <rect>
        <x>60</x>
        <y>190</y>
        <width>121</width>
        <height>16</height>
       </rect>
      </property>
      <property name="font">
       <font>
        <pointsize>12</pointsize>
        <weight>75</weight>
        <bold>true</bold>
       </font>
      </property>
      <property name="styleSheet">
       <string notr="true">color: rgb(245, 245, 245);</string>
      </property>
      <property name="text">
       <string>Email</string>
      </property>
     </widget>
     <widget class="QLineEdit" name="Reg_username_3">
      <property name="geometry">
       <rect>
        <x>240</x>
        <y>310</y>
        <width>261</width>
        <height>35</height>
       </rect>
      </property>
      <property name="minimumSize">
       <size>
        <width>231</width>
        <height>0</height>
       </size>
      </property>
      <property name="font">
       <font>
        <pointsize>10</pointsize>
        <weight>50</weight>
        <bold>false</bold>
       </font>
      </property>
      <property name="acceptDrops">
       <bool>true</bool>
      </property>
      <property name="styleSheet">
       <string notr="true">background-color: rgb(242, 243, 244);
color: #273746 ;
border: none;
border-bottom: 2px solid rgb(125, 168, 255);
border-radius: 5px;
padding: 5px;
padding-left: 5px;</string>
      </property>
      <property name="frame">
       <bool>true</bool>
      </property>
      <property name="placeholderText">
       <string>Enter Your Username ...</string>
      </property>
     </widget>
     <widget class="QLabel" name="label_10">
      <property name="geometry">
       <rect>
        <x>60</x>
        <y>320</y>
        <width>121</width>
        <height>16</height>
       </rect>
      </property>
      <property name="font">
       <font>
        <pointsize>12</pointsize>
        <weight>75</weight>
        <bold>true</bold>
       </font>
      </property>
      <property name="styleSheet">
       <string notr="true">color: rgb(245, 245, 245);</string>
      </property>
      <property name="text">
       <string>Username</string>
      </property>
     </widget>
     <widget class="QLabel" name="label_11">
      <property name="geometry">
       <rect>
        <x>60</x>
        <y>360</y>
        <width>121</width>
        <height>16</height>
       </rect>
      </property>
      <property name="font">
       <font>
        <pointsize>12</pointsize>
        <weight>75</weight>
        <bold>true</bold>
       </font>
      </property>
      <property name="styleSheet">
       <string notr="true">color: rgb(245, 245, 245);</string>
      </property>
      <property name="text">
       <string>Password</string>
      </property>
     </widget>
     <widget class="QLineEdit" name="Reg_password_2">
      <property name="geometry">
       <rect>
        <x>240</x>
        <y>390</y>
        <width>261</width>
        <height>35</height>
       </rect>
      </property>
      <property name="minimumSize">
       <size>
        <width>231</width>
        <height>0</height>
       </size>
      </property>
      <property name="font">
       <font>
        <pointsize>10</pointsize>
       </font>
      </property>
      <property name="acceptDrops">
       <bool>true</bool>
      </property>
      <property name="styleSheet">
       <string notr="true">background-color: rgb(255, 255, 255);
color: #273746 ;
border: none;
border-bottom: 2px solid rgb(125, 168, 255);
border-radius: 5px;
padding: 5px;
padding-left: 5px;</string>
      </property>
      <property name="echoMode">
       <enum>QLineEdit::Password</enum>
      </property>
      <property name="placeholderText">
       <string>Enter Your Password ...</string>
      </property>
     </widget>
     <widget class="QLabel" name="label_12">
      <property name="geometry">
       <rect>
        <x>60</x>
        <y>400</y>
        <width>151</width>
        <height>16</height>
       </rect>
      </property>
      <property name="font">
       <font>
        <pointsize>12</pointsize>
        <weight>75</weight>
        <bold>true</bold>
       </font>
      </property>
      <property name="styleSheet">
       <string notr="true">color: rgb(245, 245, 245);</string>
      </property>
      <property name="text">
       <string>Confirm Password</string>
      </property>
     </widget>
    </widget>
   </widget>
  </widget>
  <widget class="QStatusBar" name="statusbar"/>
 </widget>
 <resources>
  <include location="images_rc.qrc"/>
 </resources>
 <connections/>
</ui>
